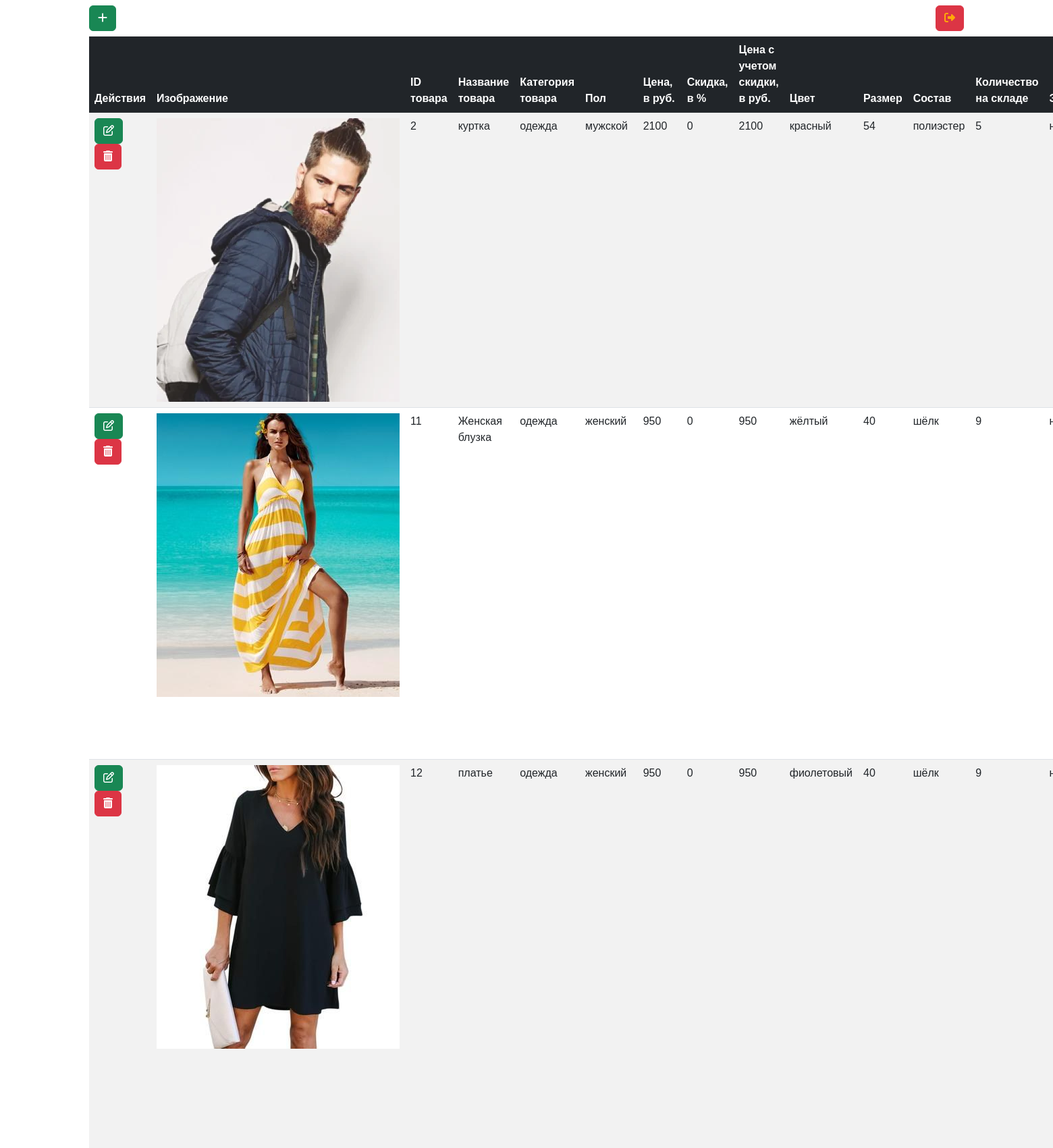
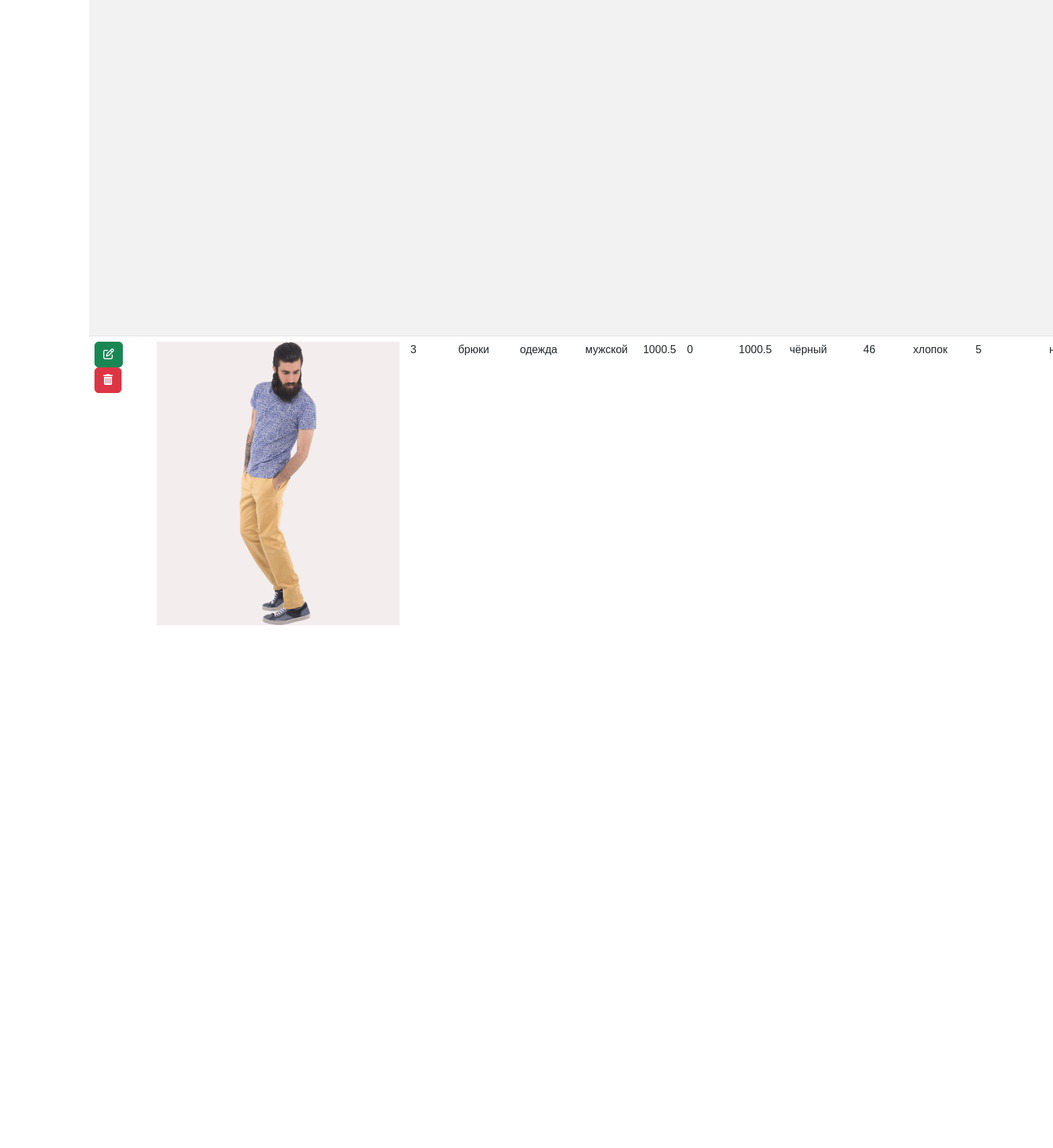
/admin/catalog.php?page=2 (signed in, upper part), run on the app's committed database (2 pictures, top to bottom).
### tables this page shows
CREATE TABLE `product` (
  `id_product` int(10) NOT NULL,
  `product_name` varchar(255) NOT NULL,
  `blocked` int(2) NOT NULL DEFAULT '0',
  `add_date` timestamp NOT NULL,
  `update_date` timestamp NOT NULL,
  `id_gender` int(2) NOT NULL,
  `id_category` int(4) NOT NULL,
  `id_material` int(2) NOT NULL,
  `id_color` int(2) NOT NULL,
  `id_size` int(3) NOT NULL,
  `elements_count` int(2) NOT NULL DEFAULT '1',
  `store_count` int(10) NOT NULL,
  `price` float NOT NULL,
  `sale` int(3) NOT NULL DEFAULT '0',
  `new` tinyint(1) NOT NULL,
  `product_description` text NOT NULL,
  `artikul_store` varchar(15) DEFAULT NULL,
  `artikul_manufacture` varchar(15) DEFAULT NULL,
  `id_manufacture` int(10) DEFAULT NULL,
  `make_date` varchar(10) DEFAULT NULL,
  `exp_date` varchar(10) DEFAULT NULL
);

CREATE TABLE `product_category` (
  `id_category` int(4) NOT NULL,
  `category_name` varchar(100) NOT NULL
);

CREATE TABLE `gender_types` (
  `id_gender` int(2) NOT NULL,
  `gender_name` varchar(20) NOT NULL
);

CREATE TABLE `colors` (
  `id_color` int(2) NOT NULL,
  `color_name` varchar(100) NOT NULL
);

CREATE TABLE `sizes` (
  `id_size` int(3) NOT NULL,
  `size_name` varchar(20) NOT NULL
);

CREATE TABLE `material_types` (
  `id_material` int(4) NOT NULL,
  `material_name` varchar(255) NOT NULL
);

### admin/vender/workingWithProducts.php (called while the page is built, shortened)
<?php
include 'db.php';
function selectFromProduct($table1, $table2, $table3, $table4, $table5, $table6, $limitOnPage, $offset) {
    global $pdo;
    $selectProduct = "SELECT
    p.*,
    g.gender_name,
    m.material_name,
    pc.category_name,
    c.color_name,
    s.size_name
    FROM  $table1 AS p, $table2 AS g, $table3 AS m, $table4 AS pc, $table5 AS c, $table6 AS s
    WHERE p.id_gender = g.id_gender
        AND p.id_category = pc.id_category
        AND p.id_material = m.id_material
        AND p.id_color = c.id_color
        AND p.id_size = s.id_size
        -- AND p.blocked = 0
        -- AND p.store_count > 1
    ORDER BY add_date
    LIMIT $limitOnPage
    OFFSET $offset;";
    $allProducts = $pdo->prepare($selectProduct);
    $allProducts->execute();
    return $allProducts->fetchAll(PDO::FETCH_OBJ);
}

### admin/catalog.php (the view, shortened to what this page needs)
<?php
    include 'vender/workingWithProducts.php';
    $page = isset($_GET['page']) ? intval($_GET['page']) : 1;
    $limitOnPage = 5;
    $offset = $limitOnPage * ($page - 1);
    $products = selectFromProduct('product', 'gender_types', 'material_types', 'product_category', 'colors', 'sizes', $limitOnPage, $offset);
?>
<!doctype html>
<html lang="ru">
<head>
    <link href="https://cdn.jsdelivr.net/npm/bootstrap@5.3.0/dist/css/bootstrap.min.css" rel="stylesheet"
>
    <link rel="stylesheet" href="css/style.css">
</head>
<body>
    <div class="container">
        <div class="row">
            <div class="col-12">
                <div class="box_flex">
                    <button class="btn btn-success mt-2" data-bs-toggle="modal" data-bs-target="#create"><i
                        class="fa fa-plus"></i></button>
                    <a href="vender/regAndAuth/logout.php" class="btn btn-danger logout"><i
                        class="fa fa-sign-out"></i></a>
                </div>
                <table class="table table-striped table-hover mt-2">
                    <thead class="table-dark thead-fixed" style="position: sticky;top: 0">
                        <th>Действия</th>
                        <th>Изображение</th>
                        <th>ID товара</th>
                        <th>Название товара</th>
                        <th>Категория товара</th>
                        <th>Пол</th>
                        <th>Цена, в руб.</th>
                        <th>Скидка, в %</th>
                        <th>Цена с учетом скидки, в руб.</th>
                        <th>Цвет</th>
                        <th>Размер</th>
                        <th>Состав</th>
                        <th>Количество на складе</th>
                        <th>Заблокирован</th>
                    </thead>
                    <tbody class="tbody_padding">
                        <?php foreach ($products as $res) { ?>
                            <tr>
                                <td>
                                    <a href="?id=<?php echo $res->id_product; ?>" class="btn btn-success"
                                        data-bs-toggle="modal" data-bs-target="#edit<?php echo $res->id_product; ?>"><i
                                            class="fa fa-edit"></i></a>
                                    <a href="" class="btn btn-danger" data-bs-toggle="modal"
                                        data-bs-target="#delete<?php echo $res->id_product; ?>"><i
                                            class="fa fa-trash-alt"></i></a>
                                </td>
                                <td>
                                    <?php
                                    $directory = '../img/catalog/' . $res->id_product . '/';
                                    $files = scandir($directory);
                                    $firstFile = $directory . $files[2];
                                    ?>
                                    <img src="<?php echo $firstFile; ?>" alt="изображение товара">
                                </td>
                                <td>
                                    <?php echo $res->id_product; ?>
                                </td>
                                <td>
                                    <?php echo $res->product_name; ?>
                                </td>
                                <td>
                                    <?php echo $res->category_name; ?>
                                </td>
                                <td>
                                    <?php echo $res->gender_name; ?>
                                </td>
                                <td>
                                    <?php echo $res->price; ?>
                                </td>
                                <td>
                                    <?php echo $res->sale; ?>
                                </td>
                                <td>
                                    <?php echo $res->price - ceil($res->price * $res->sale / 100); ?>
                                </td>
                                <td>
                                    <?php echo $res->color_name; ?>
                                </td>
                                <td>
                                    <?php echo $res->size_name; ?>
                                </td>
                                <td>
                                    <?php echo $res->material_name; ?>
                                </td>
                                <td>
                                    <?php echo $res->store_count; ?>
                                </td>
                                <td>
                                </td>
                            </tr>
                        <?php } ?>
                    </tbody>
                </table>
            </div>
        </div>
    </div>
</body>
</html>

### admin/css/style.css (style rules this page uses)
* { margin: 0; padding: 0; box-sizing: border-box; }
body { font-family: Montserrat, sans-serif; }
a { color: #7c9ab7; text-decoration: none; font-weight: bold; }
.box_flex { display: flex; justify-content: space-between; align-items: flex-end; }
button { padding: 10px; background: #e3e3e3; border: unset; cursor: pointer; }
.logout { color: #ffa908; text-align: center; }

### data on the page
product: shows a picture, id_product "2", product_name "куртка", id_category.category_name "одежда", id_gender.gender_name "мужской", price "2100", sale "0", $res->price-ceil($res->price*$res->sale/100) "2100", id_color.color_name "красный", id_size.size_name "54", id_material.material_name "полиэстер", store_count "5"
product: shows a picture, id_product "11", product_name "Женская блузка", id_category.category_name "одежда", id_gender.gender_name "женский", price "950", sale "0", $res->price-ceil($res->price*$res->sale/100) "950", id_color.color_name "жёлтый", id_size.size_name "40", id_material.material_name "шёлк", store_count "9"
product: shows a picture, id_product "12", product_name "платье", id_category.category_name "одежда", id_gender.gender_name "женский", price "950", sale "0", $res->price-ceil($res->price*$res->sale/100) "950", id_color.color_name "фиолетовый", id_size.size_name "40", id_material.material_name "шёлк", store_count "9"
product: shows a picture, id_product "3", product_name "брюки", id_category.category_name "одежда", id_gender.gender_name "мужской", price "1000.5", sale "0", $res->price-ceil($res->price*$res->sale/100) "1000.5", id_color.color_name "чёрный", id_size.size_name "46", id_material.material_name "хлопок", store_count "5"
